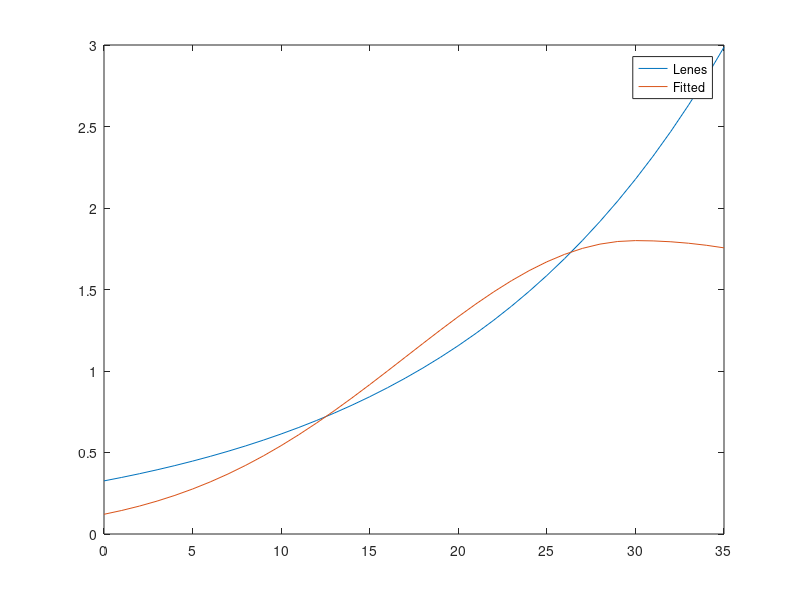

The MATLAB script that drew this image:
clear all;

t = 0:35;

%Lenes et al., 2012
GITMAX1 = 1.8*exp(0.0633*(t-27));

TOPT2 = 30;
K2C = 1.8;
K2BETA1 = 0.003;
K2BETA2 = 0.001;
for i=1:length(t)
    if(t(i)<=TOPT2)
        GITMAX2(i) = K2C*exp(-K2BETA1*(t(i)-TOPT2)^2.);
    else
        GITMAX2(i) = K2C*exp(-K2BETA2*(TOPT2-t(i))^2.);
    end
end

figure;
plot(t,GITMAX1,t,GITMAX2);
legend('Lenes','Fitted');